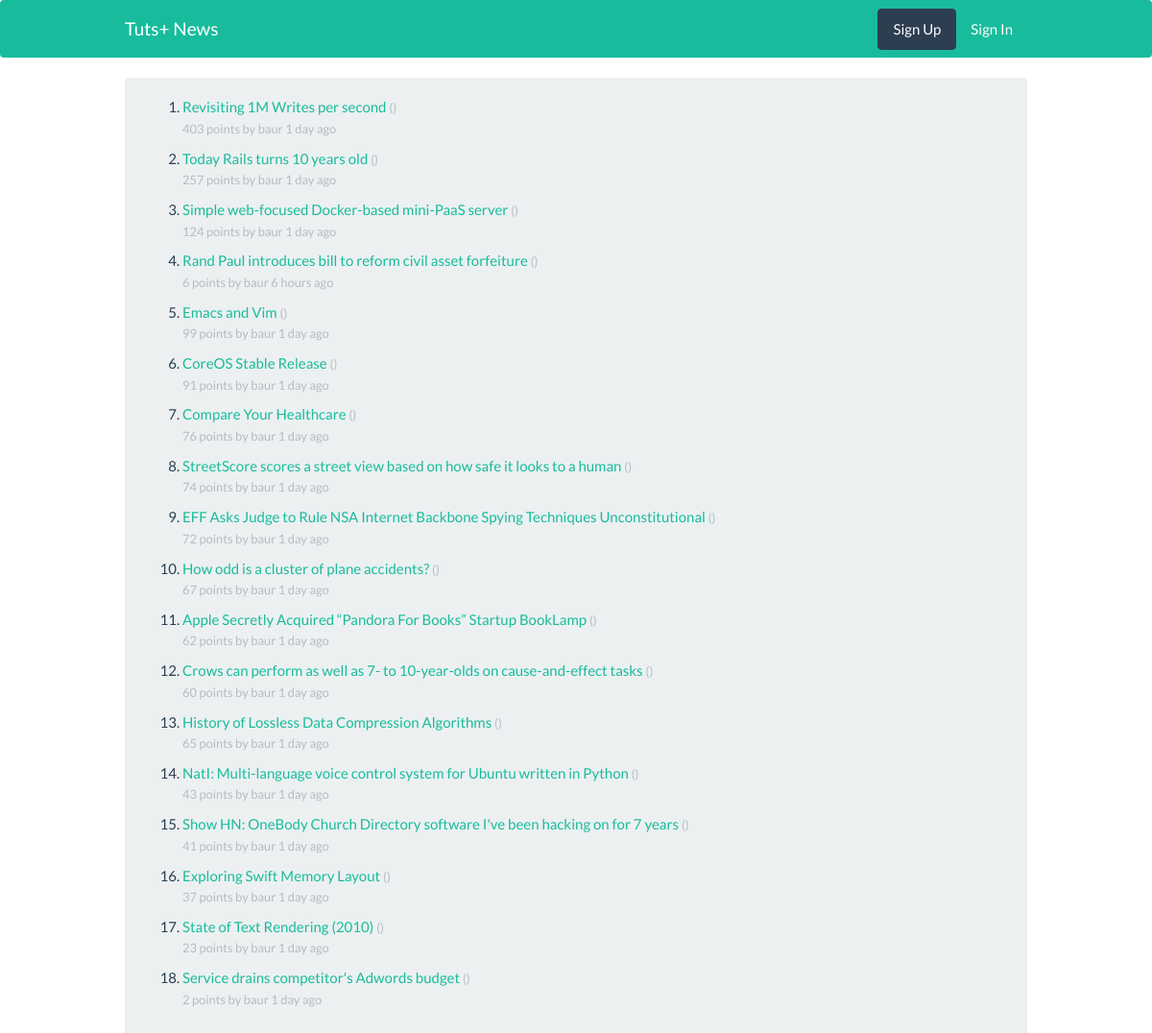
The page / on the database its author committed.
### stories/models.py (models this page shows, shortened)
class Story(models.Model):
	title = models.CharField(max_length=200)
	url = models.URLField()
	points = models.IntegerField(default=1)
	moderator = models.ForeignKey(User, related_name='moderated_stories')
	voters = models.ManyToManyField(User, related_name='liked_stories')
	created_at = models.DateTimeField(auto_now_add=True)
	updated_at = models.DateTimeField(auto_now=True)
	@property
	def domain(self):
		return urlparse(self.url).netloc
	class Meta:
		verbose_name_plural = "stories"

### stories/views.py (the view)
# urls.py: url(r'^$', 'stories.views.index', name='index'),
def index(request):
	stories = top_stories(top=30)
	if request.user.is_authenticated():
		liked_stories = request.user.liked_stories.filter(id__in=[story.id for story in stories])
	else:
		liked_stories = []
	return render(request, 'stories/index.html', {
		'stories': stories,
		'user': request.user,
		'liked_stories': liked_stories
	})

### stories/templatetags/story_extras.py (called while the page is built)
@register.filter(name='age')
def age(created_at):
	now = datetime.datetime.utcnow().replace(tzinfo=utc)
	age_in_minutes = int((now - created_at).total_seconds())/60
	if age_in_minutes < 60:
		value = age_in_minutes
		precision = 'minute'
	elif age_in_minutes < 60*24:
		value = age_in_minutes//60
		precision = 'hour'
	else:
		value = age_in_minutes//(60*24)
		precision = 'day'
	age_string = '%d %s%s ago' % (value, precision, ('s' if value > 1 else ''))
	return age_string

### stories/views.py (called while the page is built)
def score(story, gravity=1.8, timebase=120):
	points = (story.points - 1)**0.8
	now = datetime.datetime.utcnow().replace(tzinfo=utc)
	age = int((now - story.created_at).total_seconds())/60
	return points/(age+timebase)**1.8

def top_stories(top=180, consider=1000):
	latest_stories = Story.objects.all().order_by('-created_at')[:consider]
	ranked_stories = sorted([(score(story), story) for story in latest_stories], reverse=True)
	return [story for _, story in ranked_stories][:top]

### stories/templates/stories/index.html (shortened to what this page needs)
{% extends "base.html" %}
{% load story_extras %}
{% block content %}
<ol>
{% for story in stories %}
	<li>
		<p>
			<a href="{{ story.url }}">{{ story.title }}</a>
			<small class="text-muted">
				({{ story.domain }})
				<br>
				{{ story.points }} points by {{ story.moderator.username }} {{ story.created_at|age }}
			</small>
		</p>
	</li>
{% endfor %}
</ol>
{% endblock content %}

### hackernews/templates/base.html (shortened to what this page needs)
{% load staticfiles %}
<!DOCTYPE html>
<html lang="en">
<head>
	<link rel="stylesheet" type="text/css" href="{% static "css/bootstrap.min.css" %}">
</head>
<body>
	<nav class="navbar navbar-inverse" role="navigation">
		<div class="container">
			<a class="navbar-brand" href="{% url 'index' %}">Tuts+ News</a>
			{% if user.is_authenticated %}
				<ul class="nav navbar-nav navbar-right">
					<li><a href="#">{{ user.username }}</a></li>
					<li><a href="{% url 'story' %}">Submit</a></li>
					<li><a href="{% url 'logout' %}">Sign Out</a></li>
				</ul>
			{% else %}
				<ul class="nav navbar-nav navbar-right">
					<li><a href="{% url 'login' %}">Sign In</a></li>
				</ul>
				<a class="btn btn-primary navbar-btn navbar-right" href="#">Sign Up</a>
			{% endif %}
		</div>
	</nav>
	<div class="container">
		<div class="well">
			{% block content %}
			{% endblock content %}
		</div>
	</div>
</body>
</html>

### rows shown on the page
Story: title "Revisiting 1M Writes per second", points "403", moderator.username "baur", created_at|age "1 day ago"
Story: title "Today Rails turns 10 years old", points "257", moderator.username "baur", created_at|age "1 day ago"
Story: title "Simple web-focused Docker-based mini-PaaS server", points "124", moderator.username "baur", created_at|age "1 day ago"
Story: title "Rand Paul introduces bill to reform civil asset forfeiture", points "6", moderator.username "baur", created_at|age "6 hours ago"
Story: title "Emacs and Vim", points "99", moderator.username "baur", created_at|age "1 day ago"
Story: title "CoreOS Stable Release", points "91", moderator.username "baur", created_at|age "1 day ago"
Story: title "Compare Your Healthcare", points "76", moderator.username "baur", created_at|age "1 day ago"
Story: title "StreetScore scores a street view based on how safe it looks to a human", points "74", moderator.username "baur", created_at|age "1 day ago"
Story: title "EFF Asks Judge to Rule NSA Internet Backbone Spying Techniques Unconstitutional", points "72", moderator.username "baur", created_at|age "1 day ago"
Story: title "How odd is a cluster of plane accidents?", points "67", moderator.username "baur", created_at|age "1 day ago"
Story: title "Apple Secretly Acquired “Pandora For Books” Startup BookLamp", points "62", moderator.username "baur", created_at|age "1 day ago"
Story: title "Crows can perform as well as 7- to 10-year-olds on cause-and-effect tasks", points "60", moderator.username "baur", created_at|age "1 day ago"
Story: title "History of Lossless Data Compression Algorithms", points "65", moderator.username "baur", created_at|age "1 day ago"
Story: title "NatI: Multi-language voice control system for Ubuntu written in Python", points "43", moderator.username "baur", created_at|age "1 day ago"
Story: title "Show HN: OneBody Church Directory software I've been hacking on for 7 years", points "41", moderator.username "baur", created_at|age "1 day ago"
Story: title "Exploring Swift Memory Layout", points "37", moderator.username "baur", created_at|age "1 day ago"
Story: title "State of Text Rendering (2010)", points "23", moderator.username "baur", created_at|age "1 day ago"
Story: title "Service drains competitor's Adwords budget", points "2", moderator.username "baur", created_at|age "1 day ago"
